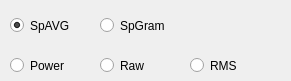
    <widget class="QWidget" name="wg_ctrl" native="true">
     <property name="geometry">
      <rect>
       <x>340</x>
       <y>110</y>
       <width>291</width>
       <height>81</height>
      </rect>
     </property>
     <widget class="QRadioButton" name="qradio_avg">
      <property name="geometry">
       <rect>
        <x>10</x>
        <y>10</y>
        <width>81</width>
        <height>31</height>
       </rect>
      </property>
      <property name="text">
       <string>SpAVG</string>
      </property>
      <property name="checked">
       <bool>true</bool>
      </property>
     </widget>
     <widget class="QRadioButton" name="qradio_spectrogram">
      <property name="geometry">
       <rect>
        <x>100</x>
        <y>10</y>
        <width>81</width>
        <height>31</height>
       </rect>
      </property>
      <property name="text">
       <string>SpGram</string>
      </property>
      <property name="checked">
       <bool>false</bool>
      </property>
     </widget>
     <widget class="QRadioButton" name="qradio_power">
      <property name="geometry">
       <rect>
        <x>10</x>
        <y>50</y>
        <width>81</width>
        <height>31</height>
       </rect>
      </property>
      <property name="text">
       <string>Power</string>
      </property>
      <property name="checked">
       <bool>false</bool>
      </property>
     </widget>
     <widget class="QRadioButton" name="qradio_raw">
      <property name="geometry">
       <rect>
        <x>100</x>
        <y>50</y>
        <width>61</width>
        <height>31</height>
       </rect>
      </property>
      <property name="text">
       <string>Raw</string>
      </property>
      <property name="checked">
       <bool>false</bool>
      </property>
     </widget>
     <widget class="QRadioButton" name="qradio_rms">
      <property name="geometry">
       <rect>
        <x>190</x>
        <y>50</y>
        <width>61</width>
        <height>31</height>
       </rect>
      </property>
      <property name="text">
       <string>RMS</string>
      </property>
      <property name="checked">
       <bool>false</bool>
      </property>
     </widget>
     <zorder>qradio_avg</zorder>
     <zorder>qradio_spectrogram</zorder>
     <zorder>qradio_rms</zorder>
     <zorder>qradio_raw</zorder>
     <zorder>qradio_power</zorder>
    </widget>
